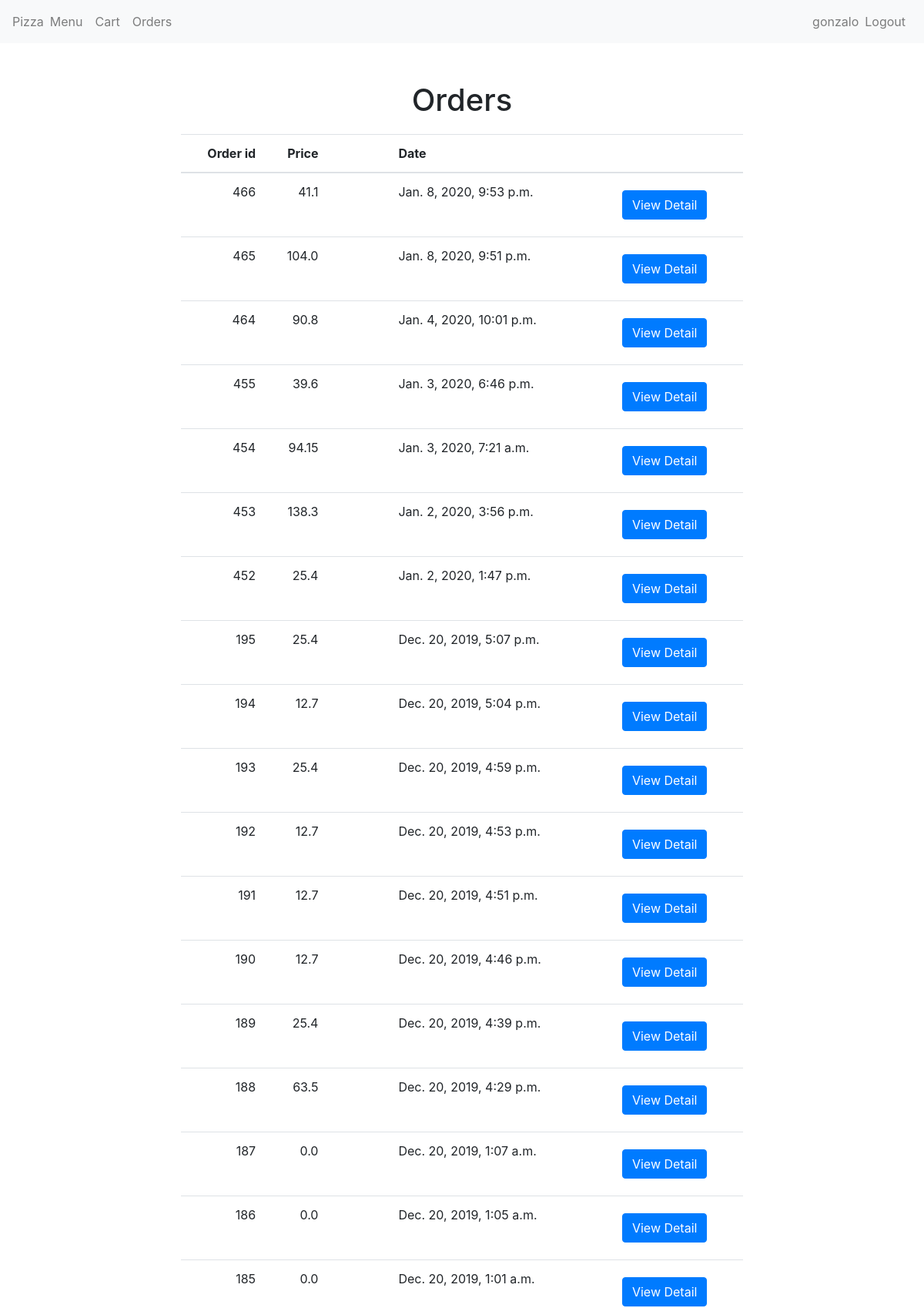
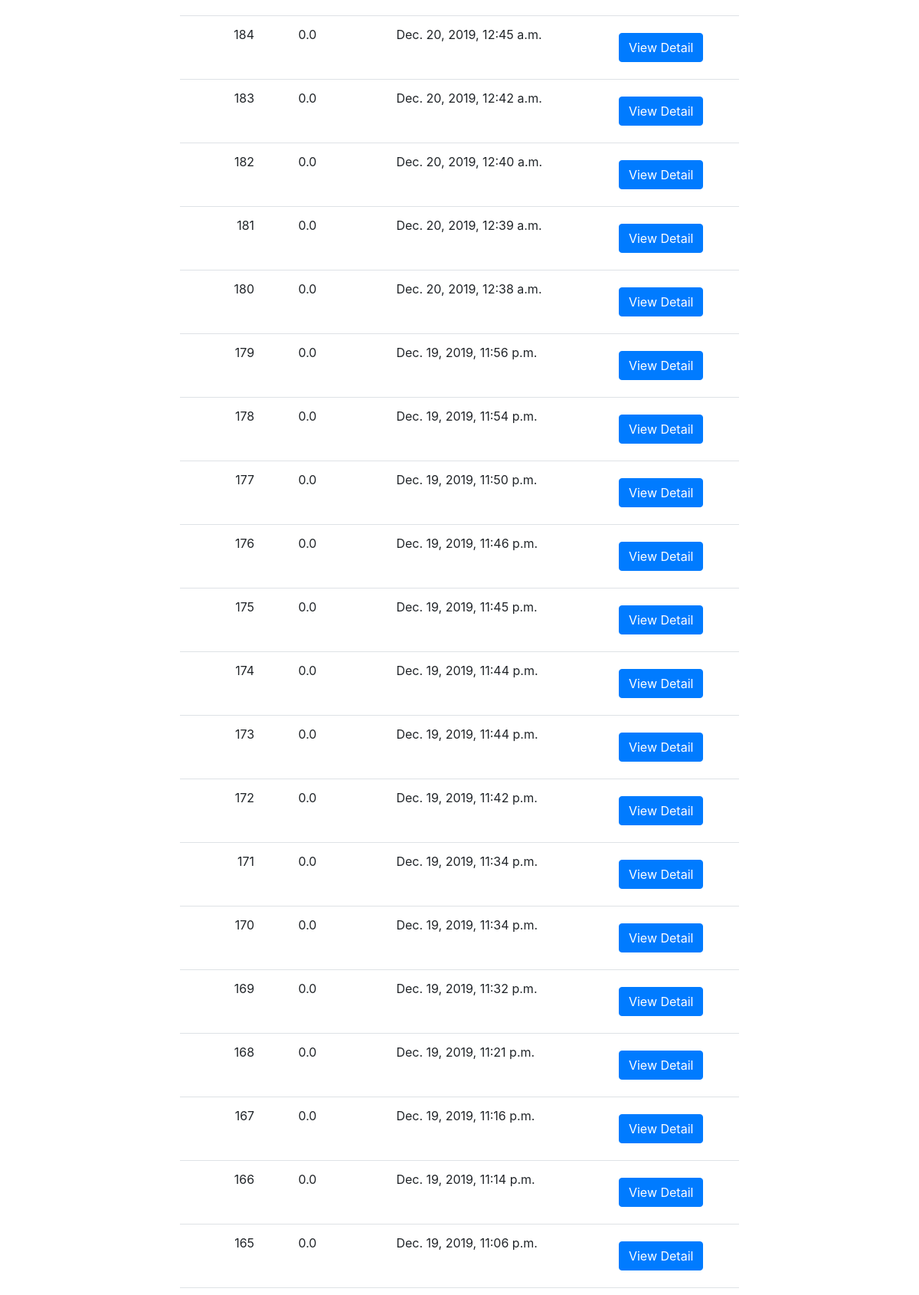
The app's page /orders (signed in, upper part) with its own data (2 pictures, top to bottom).
### orders/models.py (models this page shows, shortened)
class Order(models.Model):
    user = models.ForeignKey(
        User, null=True, on_delete=models.CASCADE, related_name="orders")
    date = models.DateTimeField(default=timezone.now)
    price = models.FloatField(blank=True, null=True)

### orders/views.py (the view)
# urls.py: path("orders", views.orders_view, name="orders"),
def orders_view(request):
    if not request.user.is_authenticated or not request.user.is_superuser:
        return render(request, "orders/login.html")
    else:
        context = {
            "orders": Order.objects.all()
        }
        return render(request, "orders/orders.html", context)

### orders/templates/orders/orders.html (shortened to what this page needs)
{% extends "orders/base.html" %}
{% block body %}
<h1 class="center-header">Orders</h1>
{% if orders.all %}
<table class="table table-detail">
    <thead>
        <th scope="col" class="right">Order id</th>
        <th scope="col" class="right">Price</th>
        <th scope="col" class="text-left-2">Date</th>
        <th scope="col"></th>
    </thead>
    <tbody>
    {% for order in orders.all|dictsort:"date" reversed %}
    <tr>
        <td class="right">{{ order.id }}</td>
        <td class="right">{{ order.price }}</td>
        <td class="text-left-2">{{ order.date }}</td>
        <td>
            <a class="btn btn-primary" href="{% url 'order_number' order.id %}">View Detail</a>
        </td>
    </tr>
    {% endfor%}
    </tbody>
</table>
{% else %}
<h2 class="center-header">There are no orders</h2>
{% endif %}
{% endblock %}

### orders/templates/orders/base.html (shortened to what this page needs)
{% load static %}
<!DOCTYPE html>
<html>
    <head>
        <link rel="stylesheet" href="https://maxcdn.bootstrapcdn.com/bootstrap/4.3.1/css/bootstrap.min.css">
        <link rel="stylesheet" href="{% static 'orders/styles.css' %}"/>
    </head>
    <body>
        <nav class="navbar navbar-expand-lg navbar-light bg-light">
            <span class="navbar-text" id="page-name">Pizza</span>
            <div class="collapse navbar-collapse" id="navbarNav">
               {% if request.user.is_authenticated %}
                    <ul class="navbar-nav">
                        <li class="nav-item">
                            <a class="nav-link" href="{% url 'menu' %}">Menu</a>
                        </li>
                        <li class="nav-item">
                            <a class="nav-link" id="cart-link" href="{% url 'cart' %}">Cart</a>
                        </li>
                        {% if request.user.is_superuser %}
                            <li class="nav-item">
                                <a class="nav-link" href="{%url 'orders' %}">Orders</a>
                            </li>
                        {% endif %}
                    </ul>
                    <ul class="navbar-nav ml-auto">
                        <li>
                            <span class="navbar-text" id="username">
                                {{ request.user.username }}
                            </span>
                        </li>
                        <li class="nav-item">
                            <a class="nav-link" href="{% url 'logout' %}">Logout</a>
                        </li>
                    </ul>
                {% endif %}
            </div>
        </nav>
        <div class="container">
            <div class="row">
                <div class="col-xl-2 col-lg-2 col-md-2"></div>
                <div class="col-xl-8 col-lg-8 col-md-8" id="col-8">
                    {% block body %}{% endblock %}
                </div>
                <div class="col-xl-2 col-lg-2 col-md-2"></div>
            </div>
        </div>
    </body>
</html>

### orders/static/orders/styles.css (style rules this page uses)
.container { width: 100%; height: 100%; }
.form-group4, .btn-primary { margin-top: 10px; margin-bottom: 10px; }
.center-header { text-align: center; margin-top: 50px; }
.right { text-align: right; }
.text-left-2 { text-indent: 80px; }
.table-detail { margin-top: 20px; }

### records on screen
Order: id "466", price "41.1", date "Jan. 8, 2020, 9:53 p.m."
Order: id "465", price "104.0", date "Jan. 8, 2020, 9:51 p.m."
Order: id "464", price "90.8", date "Jan. 4, 2020, 10:01 p.m."
Order: id "455", price "39.6", date "Jan. 3, 2020, 6:46 p.m."
Order: id "454", price "94.15", date "Jan. 3, 2020, 7:21 a.m."
Order: id "453", price "138.3", date "Jan. 2, 2020, 3:56 p.m."
Order: id "452", price "25.4", date "Jan. 2, 2020, 1:47 p.m."
Order: id "195", price "25.4", date "Dec. 20, 2019, 5:07 p.m."
Order: id "194", price "12.7", date "Dec. 20, 2019, 5:04 p.m."
Order: id "193", price "25.4", date "Dec. 20, 2019, 4:59 p.m."
Order: id "192", price "12.7", date "Dec. 20, 2019, 4:53 p.m."
Order: id "191", price "12.7", date "Dec. 20, 2019, 4:51 p.m."
Order: id "190", price "12.7", date "Dec. 20, 2019, 4:46 p.m."
Order: id "189", price "25.4", date "Dec. 20, 2019, 4:39 p.m."
Order: id "188", price "63.5", date "Dec. 20, 2019, 4:29 p.m."
Order: id "187", price "0.0", date "Dec. 20, 2019, 1:07 a.m."
Order: id "186", price "0.0", date "Dec. 20, 2019, 1:05 a.m."
Order: id "185", price "0.0", date "Dec. 20, 2019, 1:01 a.m."
Order: id "184", price "0.0", date "Dec. 20, 2019, 12:45 a.m."
Order: id "183", price "0.0", date "Dec. 20, 2019, 12:42 a.m."
Order: id "182", price "0.0", date "Dec. 20, 2019, 12:40 a.m."
Order: id "181", price "0.0", date "Dec. 20, 2019, 12:39 a.m."
Order: id "180", price "0.0", date "Dec. 20, 2019, 12:38 a.m."
Order: id "179", price "0.0", date "Dec. 19, 2019, 11:56 p.m."
Order: id "178", price "0.0", date "Dec. 19, 2019, 11:54 p.m."
Order: id "177", price "0.0", date "Dec. 19, 2019, 11:50 p.m."
Order: id "176", price "0.0", date "Dec. 19, 2019, 11:46 p.m."
Order: id "175", price "0.0", date "Dec. 19, 2019, 11:45 p.m."
Order: id "174", price "0.0", date "Dec. 19, 2019, 11:44 p.m."
Order: id "173", price "0.0", date "Dec. 19, 2019, 11:44 p.m."
Order: id "172", price "0.0", date "Dec. 19, 2019, 11:42 p.m."
Order: id "171", price "0.0", date "Dec. 19, 2019, 11:34 p.m."
Order: id "170", price "0.0", date "Dec. 19, 2019, 11:34 p.m."
Order: id "169", price "0.0", date "Dec. 19, 2019, 11:32 p.m."
Order: id "168", price "0.0", date "Dec. 19, 2019, 11:21 p.m."
Order: id "167", price "0.0", date "Dec. 19, 2019, 11:16 p.m."
Order: id "166", price "0.0", date "Dec. 19, 2019, 11:14 p.m."
Order: id "165", price "0.0", date "Dec. 19, 2019, 11:06 p.m."

### other values on screen
{{ request.user.username }} "gonzalo"
